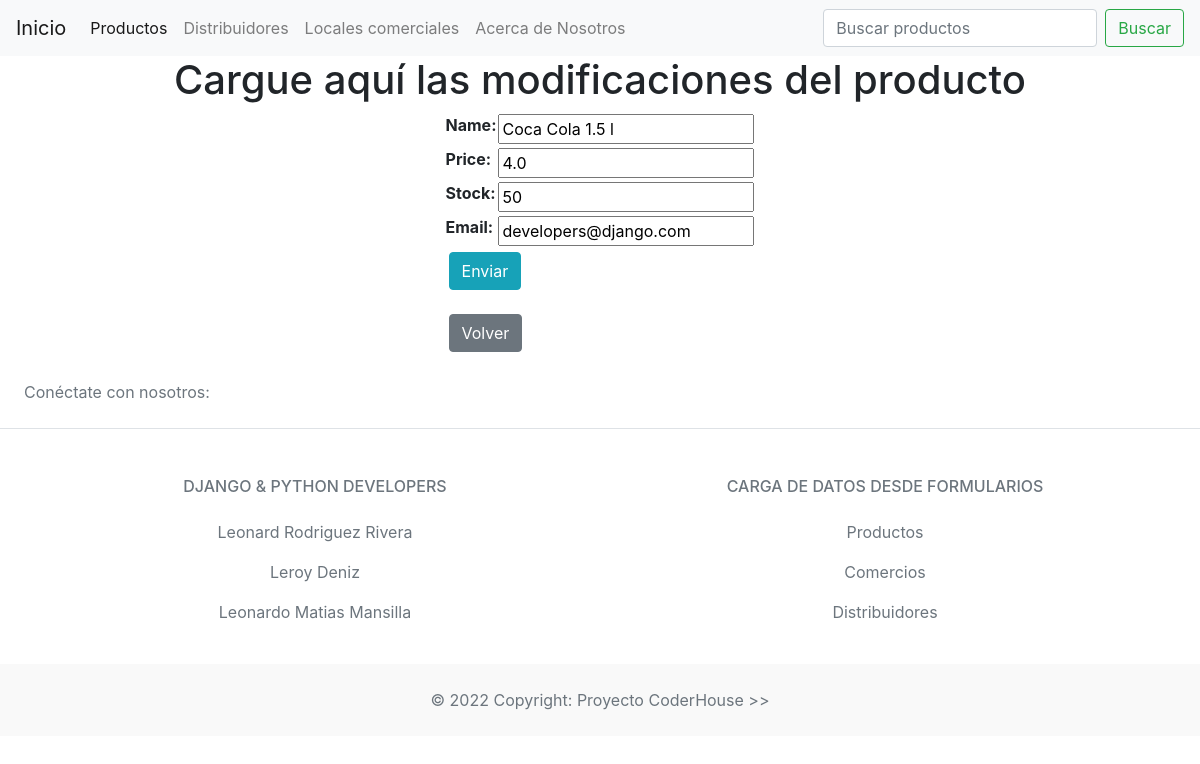
Page /products/update-product/4/ on the committed database.
### products/models.py (models this page shows)
class Products(models.Model):
    name = models.CharField(max_length=40)
    price = models.FloatField(max_length=40)
    creation_date = models.DateField(auto_now_add=True, null=True, blank=True)
    stock = models.IntegerField()
    email = models.EmailField()

### products/views.py (the view)
# urls.py: path('update-product/<int:pk>/', update_product, name= 'update_product'),
def update_product(request, pk):
    if request.method == 'POST':
        form = Formulario_productos(request.POST)
        if form.is_valid():
            product = Products.objects.get(id=pk)
            product.name = form.cleaned_data['name']
            product.price = form.cleaned_data['price']
            product.stock = form.cleaned_data['stock']
            product.email = form.cleaned_data['email']
            product.save()
            return redirect(products)
    elif request.method == 'GET':
        product = Products.objects.get(id=pk)
        form = Formulario_productos(initial= {
            'name': product.name,
            'price': product.price,
            'stock': product.stock,
            'email': product.email
        })
        context = {'form': form}
        return render(request, 'update_product.html', context=context)

### products/forms.py
class Formulario_productos(forms.Form):
    name = forms.CharField()
    price = forms.FloatField()
    stock = forms.IntegerField()
    email = forms.EmailField()

### templates/update_product.html (shortened to what this page needs)
{% extends "base/base.html"%}
  {% block dynamic_content %}
  <h1 class="row justify-content-center">
    Cargue aquí las modificaciones del producto
  </h1>
  <div class="row justify-content-center">
    <form action="" method="POST">
      <table>
        {{form.as_table}}
      </table>
      <p><input type="submit" class="btn btn-info m-1" value="Enviar" /></p>
      <a href="/products/products/" class="btn btn-secondary m-1">Volver</a>
    </form>
  </div>
  {% endblock %}

### rows in the picture
Products: name "Coca Cola 1.5 l", price "4.0", stock "50", email "developers@django.com"
